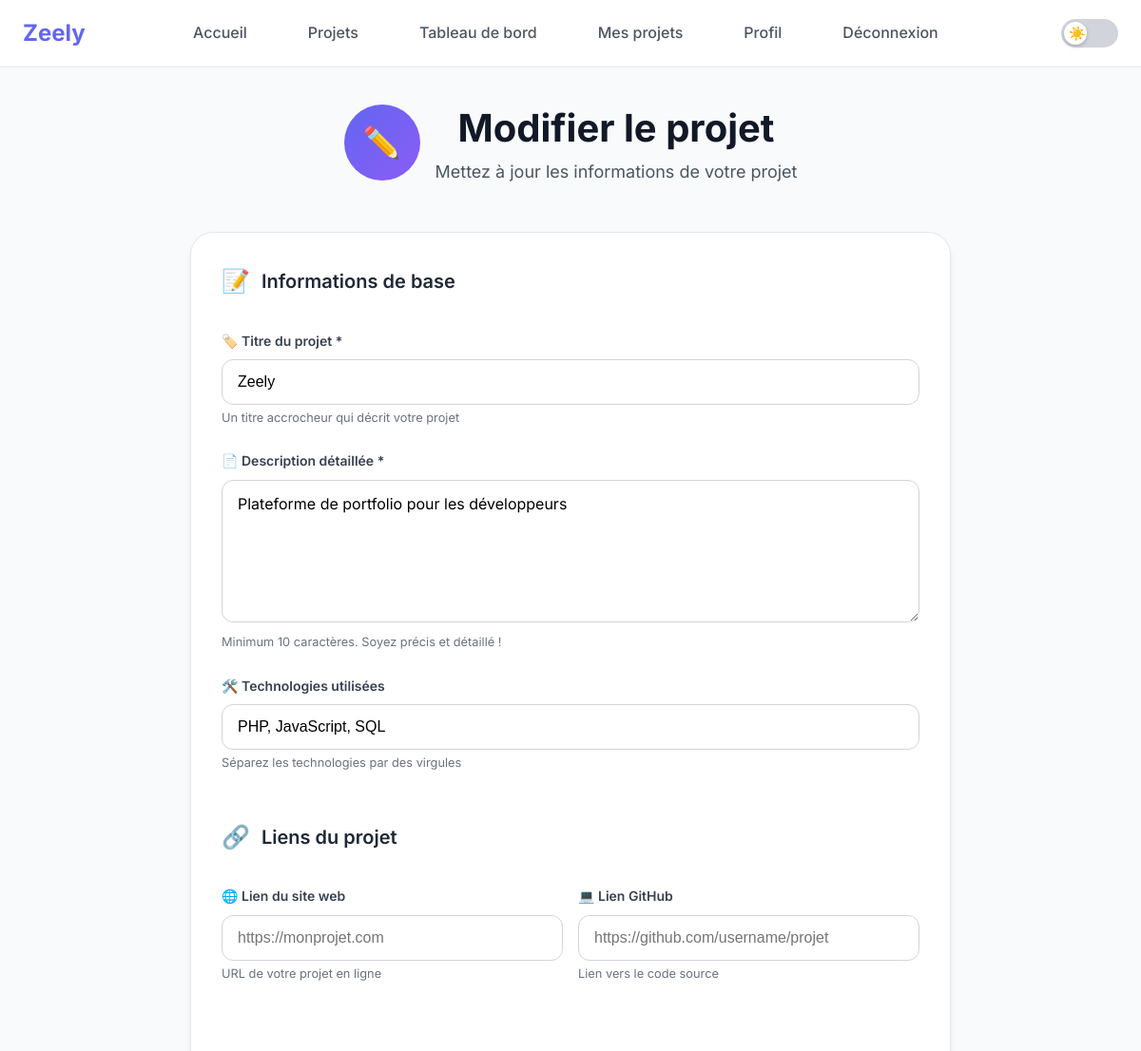
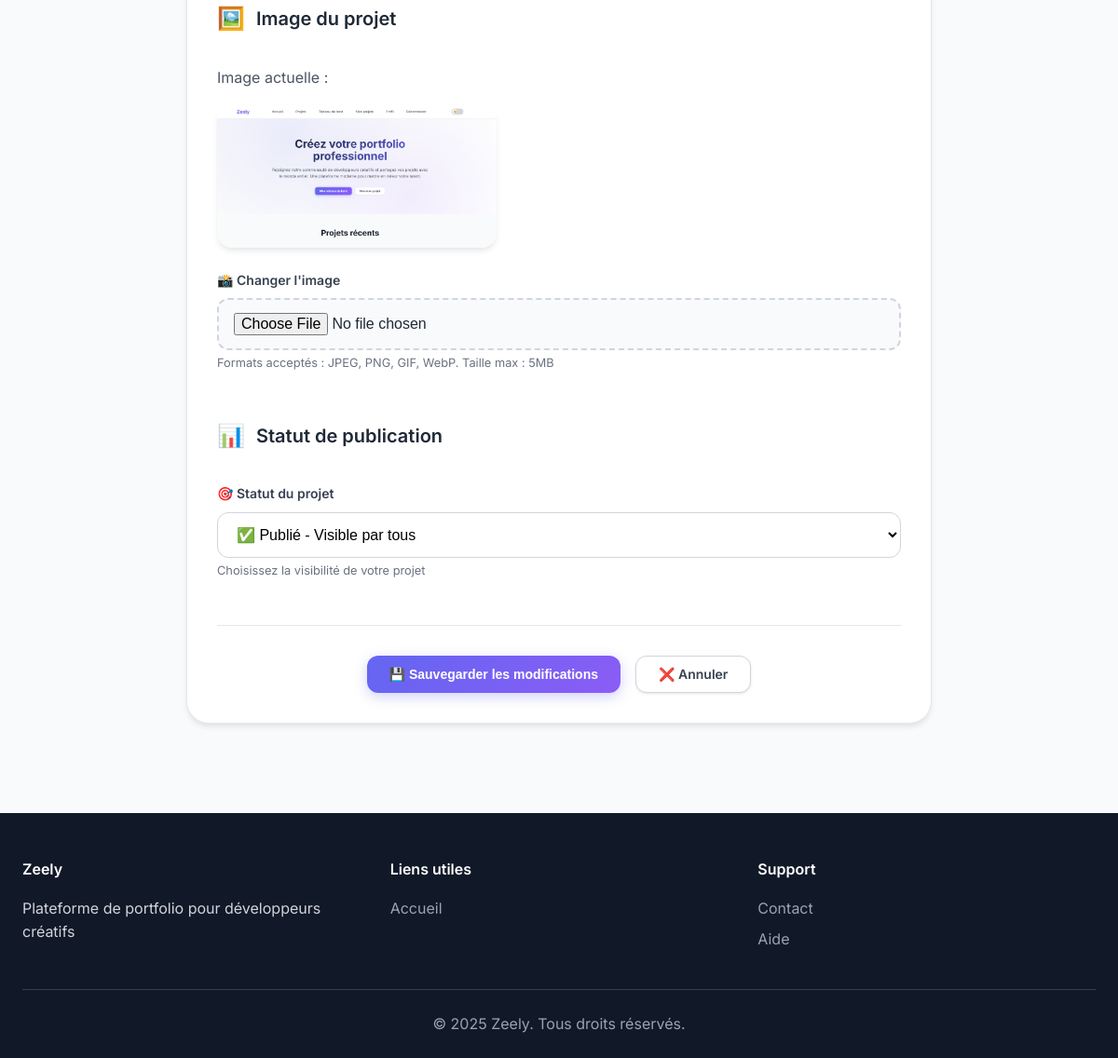
Screenshot of /project-form.php?id=8 (signed in) with the database file from the repository (2 pictures, top to bottom).
### tables this page shows
CREATE TABLE `projects` (
  `id` int(11) NOT NULL,
  `user_id` int(11) NOT NULL,
  `title` varchar(200) NOT NULL,
  `description` text NOT NULL,
  `image_path` varchar(255) DEFAULT NULL,
  `external_link` varchar(500) DEFAULT NULL,
  `github_link` varchar(500) DEFAULT NULL,
  `technologies` text DEFAULT NULL,
  `status` enum('draft','published','archived') DEFAULT 'draft',
  `featured` tinyint(1) DEFAULT 0,
  `created_at` timestamp NOT NULL DEFAULT current_timestamp(),
  `updated_at` timestamp NOT NULL DEFAULT current_timestamp() ON UPDATE current_timestamp()
);

### config/config.php (called while the page is built, shortened)
<?php
spl_autoload_register(function ($class_name) {
    $directories = ['models/', 'controllers/', 'utils/','config/'];
    foreach ($directories as $directory) {
        $file = $directory . $class_name . '.php';
        if (file_exists($file)) {
            return;
        }
    }
});

### models/Project.php (called while the page is built, shortened)
<?php
class Project {
    private $conn;
    private $table_name = "projects";
    public function __construct($db) {
        $this->conn = $db;
    }
    public function getProjectById($id) {
        $query = "SELECT p.*, u.username, u.first_name, u.last_name
                  FROM " . $this->table_name . " p
                  JOIN users u ON p.user_id = u.id
                  WHERE p.id = :id";
        $stmt = $this->conn->prepare($query);
        $stmt->bindParam(':id', $id);
        $stmt->execute();
        return $stmt->fetch();
    }
}
?>

### project-form.php (the view, shortened to what this page needs)
<?php
require_once 'config/config.php';
$database = new Database();
$db = $database->getConnection();
$projectModel = new Project($db);
$project = null;
$is_edit = false;
if (isset($_GET['id'])) {
    $project_id = (int)$_GET['id'];
    $project = $projectModel->getProjectById($project_id);
    $is_edit = true;
}
$form_data = [
    'title' => $project['title'] ?? '',
    'description' => $project['description'] ?? '',
    'external_link' => $project['external_link'] ?? '',
    'github_link' => $project['github_link'] ?? '',
    'technologies' => $project['technologies'] ?? '',
    'status' => $project['status'] ?? 'draft'
];
?>
<!DOCTYPE html>
<html lang="fr">
<head>
    <link rel="stylesheet" href="assets/css/style.css">
</head>
<body>
    <?php include 'includes/header.php'; ?>
    <main class="dashboard-main">
        <div class="container">
            <div class="dashboard-header fade-in-up">
                <div style="display: flex; align-items: center; justify-content: center; gap: 1rem; margin-bottom: 1rem;">
                    <div style="width: 80px; height: 80px; background: linear-gradient(135deg, var(--primary), var(--secondary)); border-radius: 50%; display: flex; align-items: center; justify-content: center; font-size: 2rem;">
                        <?php echo $is_edit ? '✏️' : '🎨'; ?>
                    </div>
                    <div>
                        <h1 style="margin: 0;"><?php echo $is_edit ? 'Modifier le projet' : 'Nouveau projet'; ?></h1>
                        <p style="margin: 0; color: var(--gray-600);">
                            <?php echo $is_edit ? 'Mettez à jour les informations de votre projet' : 'Créez un nouveau projet pour votre portfolio'; ?>
                        </p>
                    </div>
                </div>
            </div>
            <div class="dashboard-card fade-in-up" style="animation-delay: 0.1s; max-width: 800px; margin: 0 auto;">
                <form method="POST" action="" enctype="multipart/form-data" id="projectForm">
                    <div style="margin-bottom: 3rem;">
                        <h3 style="display: flex; align-items: center; gap: 0.75rem; margin-bottom: 2rem; color: var(--gray-800);">
                            <span style="font-size: 1.5rem;">📝</span>
                            Informations de base
                        </h3>
                        <div class="form-group">
                            <label for="title">
                                <span style="display: flex; align-items: center; gap: 0.5rem;">
                                    🏷️ Titre du projet *
                                </span>
                            </label>
                            <input type="text" id="title" name="title"
                                   value="<?php echo htmlspecialchars($form_data['title']); ?>"
                                   required placeholder="Ex: Application de gestion de tâches" maxlength="200">
                            <small>Un titre accrocheur qui décrit votre projet</small>
                        </div>
                        <div class="form-group">
                            <label for="description">
                                <span style="display: flex; align-items: center; gap: 0.5rem;">
                                    📄 Description détaillée *
                                </span>
                            </label>
                            <textarea id="description" name="description" rows="6" required
                                      placeholder="Décrivez votre projet : objectifs, fonctionnalités, défis relevés, technologies utilisées..."
                                      style="width: 100%; padding: 0.875rem 1rem; border: 1px solid var(--gray-300); border-radius: 0.75rem; font-size: 1rem; transition: all 0.2s ease; background: var(--white); resize: vertical; min-height: 150px; font-family: inherit;"><?php echo htmlspecialchars($form_data['description']); ?></textarea>
                            <small>Minimum 10 caractères. Soyez précis et détaillé !</small>
                        </div>
                        <div class="form-group">
                            <label for="technologies">
                                <span style="display: flex; align-items: center; gap: 0.5rem;">
                                    🛠️ Technologies utilisées
                                </span>
                            </label>
                            <input type="text" id="technologies" name="technologies"
                                   value="<?php echo htmlspecialchars($form_data['technologies']); ?>"
                                   placeholder="Ex: PHP, MySQL, JavaScript, HTML, CSS">
                            <small>Séparez les technologies par des virgules</small>
                        </div>
                    </div>
                    <div style="margin-bottom: 3rem;">
                        <h3 style="display: flex; align-items: center; gap: 0.75rem; margin-bottom: 2rem; color: var(--gray-800);">
                            <span style="font-size: 1.5rem;">🔗</span>
                            Liens du projet
                        </h3>
                        <div class="form-row">
                            <div class="form-group">
                                <label for="external_link">
                                    <span style="display: flex; align-items: center; gap: 0.5rem;">
                                        🌐 Lien du site web
                                    </span>
                                </label>
                                <input type="url" id="external_link" name="external_link"
                                       value="<?php echo htmlspecialchars($form_data['external_link']); ?>"
                                       placeholder="https://monprojet.com">
                                <small>URL de votre projet en ligne</small>
                            </div>
                            <div class="form-group">
                                <label for="github_link">
                                    <span style="display: flex; align-items: center; gap: 0.5rem;">
                                        💻 Lien GitHub
                                    </span>
                                </label>
                                <input type="url" id="github_link" name="github_link"
                                       value="<?php echo htmlspecialchars($form_data['github_link']); ?>"
                                       placeholder="https://github.com/username/projet">
                                <small>Lien vers le code source</small>
                            </div>
                        </div>
                    </div>
                    <div style="margin-bottom: 3rem;">
                        <h3 style="display: flex; align-items: center; gap: 0.75rem; margin-bottom: 2rem; color: var(--gray-800);">
                            <span style="font-size: 1.5rem;">🖼️</span>
                            Image du projet
                        </h3>
                        <?php if ($project && $project['image_path']): ?>
                            <div style="margin-bottom: 1.5rem;">
                                <p style="color: var(--gray-600); margin-bottom: 1rem;">Image actuelle :</p>
                                <div style="max-width: 300px; border-radius: 1rem; overflow: hidden; box-shadow: 0 4px 6px -1px rgba(0, 0, 0, 0.1);">
                                    <img src="<?php echo htmlspecialchars($project['image_path']); ?>"
                                         alt="Image actuelle" style="width: 100%; height: auto; display: block;">
                                </div>
                            </div>
                        <?php endif; ?>
                        <div class="form-group">
                            <label for="image">
                                <span style="display: flex; align-items: center; gap: 0.5rem;">
                                    📸 <?php echo $project && $project['image_path'] ? 'Changer l\'image' : 'Ajouter une image'; ?>
                                </span>
                            </label>
                            <input type="file" id="image" name="image" accept="image/*"
                                   style="width: 100%; padding: 0.875rem 1rem; border: 2px dashed var(--gray-300); border-radius: 0.75rem; font-size: 1rem; transition: all 0.2s ease; background: var(--gray-50);">
                            <small>Formats acceptés : JPEG, PNG, GIF, WebP. Taille max : 5MB</small>
                        </div>
                    </div>
                    <div style="margin-bottom: 3rem;">
                        <h3 style="display: flex; align-items: center; gap: 0.75rem; margin-bottom: 2rem; color: var(--gray-800);">
                            <span style="font-size: 1.5rem;">📊</span>
                            Statut de publication
                        </h3>
                        <div class="form-group">
                            <label for="status">
                                <span style="display: flex; align-items: center; gap: 0.5rem;">
                                    🎯 Statut du projet
                                </span>
                            </label>
                            <select id="status" name="status" required
                                    style="width: 100%; padding: 0.875rem 1rem; border: 1px solid var(--gray-300); border-radius: 0.75rem; font-size: 1rem; transition: all 0.2s ease; background: var(--white);">
                                <option value="published" <?php echo $form_data['status'] === 'published' ? 'selected' : ''; ?>>
                                    ✅ Publié - Visible par tous
                                </option>
                            </select>
                            <small>Choisissez la visibilité de votre projet</small>
                        </div>
                    </div>
                    <div style="display: flex; gap: 1rem; justify-content: center; padding-top: 2rem; border-top: 1px solid var(--gray-200);">
                        <button type="submit" class="btn btn-primary" id="submitBtn">
                            <span id="submitText">
                                <?php echo $is_edit ? '💾 Sauvegarder les modifications' : '🚀 Créer le projet'; ?>
                            </span>
                        </button>
                        <a href="projects.php" class="btn btn-secondary">
                            ❌ Annuler
                        </a>
                    </div>
                </form>
            </div>
        </div>
    </main>
    <?php include 'includes/footer.php'; ?>
</body>
</html>

### assets/css/style.css (style rules this page uses)
:root { --primary: #6366f1; --primary-dark: #4f46e5; --secondary: #8b5cf6; --accent: #06b6d4; --success: #10b981; --warning: #f59e0b; --error: #ef4444; --gray-50: #f9fafb; --gray-100: #f3f4f6; --gray-200: #e5e7eb; --gray-300: #d1d5db; --gray-400: #9ca3af; --gray-500: #6b7280; --gray-600: #4b5563; --gray-700: #374151; --gray-800: #1f2937; --gray-900: #111827; --white: #ffffff; --black: #000000; }
* { margin: 0; padding: 0; box-sizing: border-box; }
body { font-family: 'Inter', -apple-system, BlinkMacSystemFont, 'Segoe UI', Roboto, sans-serif; line-height: 1.6; color: var(--gray-800); background: var(--gray-50); font-size: 16px; -webkit-font-smoothing: antialiased; -moz-osx-font-smoothing: grayscale; transition: background-color 0.3s ease, color 0.3s ease; }
.container { max-width: 1200px; margin: 0 auto; padding: 0 1.5rem; }
.btn { display: inline-flex; align-items: center; justify-content: center; padding: 0.75rem 1.5rem; border: none; border-radius: 0.75rem; font-weight: 600; text-decoration: none; cursor: pointer; transition: all 0.2s cubic-bezier(0.4, 0, 0.2, 1); font-size: 0.875rem; line-height: 1; position: relative; overflow: hidden; }
.btn::before { content: ''; position: absolute; top: 0; left: -100%; width: 100%; height: 100%; background: linear-gradient(90deg, transparent, rgba(255,255,255,0.2), transparent); transition: left 0.5s; }
.btn-primary { background: linear-gradient(135deg, var(--primary), var(--secondary)); color: white; box-shadow: 0 4px 14px 0 rgba(99, 102, 241, 0.3); }
.btn-secondary { background: var(--white); color: var(--gray-700); border: 1px solid var(--gray-300); box-shadow: 0 1px 3px 0 rgba(0, 0, 0, 0.1); }
.form-group { margin-bottom: 1.5rem; }
.form-row { display: grid; grid-template-columns: 1fr 1fr; gap: 1rem; }
.form-group label { display: block; font-weight: 600; color: var(--gray-700); margin-bottom: 0.5rem; font-size: 0.875rem; }
.form-group input { width: 100%; padding: 0.875rem 1rem; border: 1px solid var(--gray-300); border-radius: 0.75rem; font-size: 1rem; transition: all 0.2s ease; background: var(--white); }
.form-group small { color: var(--gray-500); font-size: 0.8rem; margin-top: 0.25rem; display: block; }
.dashboard-main { padding: 2rem 0; min-height: calc(100vh - 200px); }
.dashboard-header { margin-bottom: 3rem; text-align: center; }
.dashboard-header h1 { font-size: 2.5rem; font-weight: 700; color: var(--gray-900); margin-bottom: 0.5rem; }
.dashboard-header p { font-size: 1.125rem; color: var(--gray-600); }
.dashboard-card { background: var(--white); padding: 2rem; border-radius: 1.5rem; box-shadow: 0 4px 6px -1px rgba(0, 0, 0, 0.1); border: 1px solid var(--gray-200); transition: all 0.3s ease; }
.dashboard-card h3 { font-size: 1.25rem; font-weight: 600; color: var(--gray-900); margin-bottom: 1.5rem; }
.fade-in-up { animation: fadeInUp 0.6s ease-out; }
html { scroll-behavior: smooth; }
* { transition: background-color 0.3s ease, color 0.3s ease, border-color 0.3s ease; }

### rows the page displays
projects: title "Zeely", description "Plateforme de portfolio pour les développeurs", technologies "PHP, JavaScript, SQL", image_path (picture), status "✅ Publié - Visible par tous"

### other values shown
APP_NAME "Zeely"
